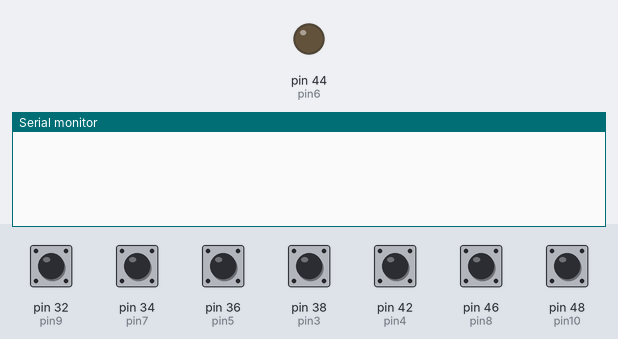
The sketch below on a simulated Arduino Mega 2560, built with avr-gcc and run on an emulated ATmega2560. Parts: output pins drawn as LEDs (lit = HIGH), the last lines printed to the serial monitor. Inputs (shaded band) come from the test bench; at power-on: pin 32 (pin9), pin 34 (pin7), pin 36 (pin5), pin 38 (pin3), pin 42 (pin4), pin 46 (pin8), pin 48 (pin10) HIGH.

Above: at 1.2 s.
1.3 s: pin 32 (pin9) pulled LOW for 0.15 s
At 2.6 s:
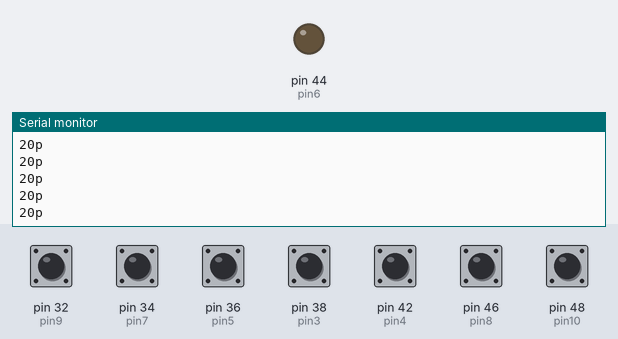
2.9 s: pin 36 (pin5) pulled LOW for 0.15 s
At 4.0 s:
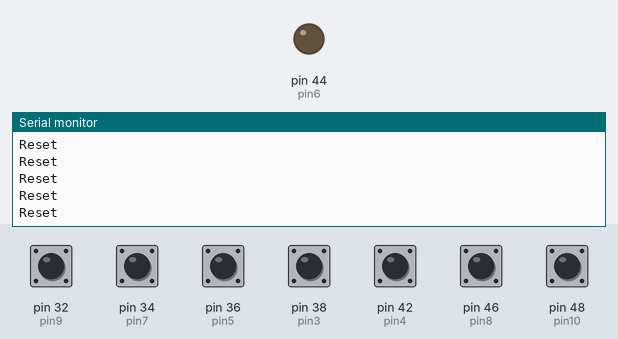
4.5 s: pin 38 (pin3) pulled LOW for 0.15 s
At 5.3 s:
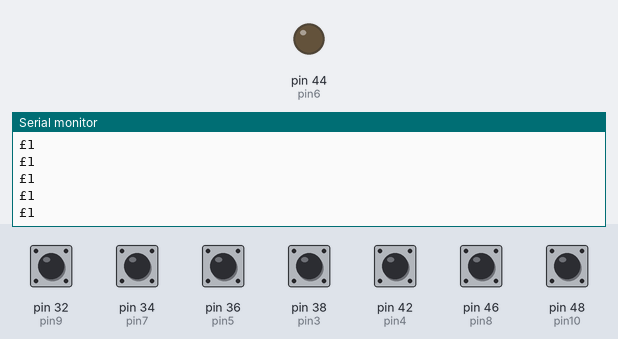
6.1 s: pin 32 (pin9) driven LOW
At 6.8 s:
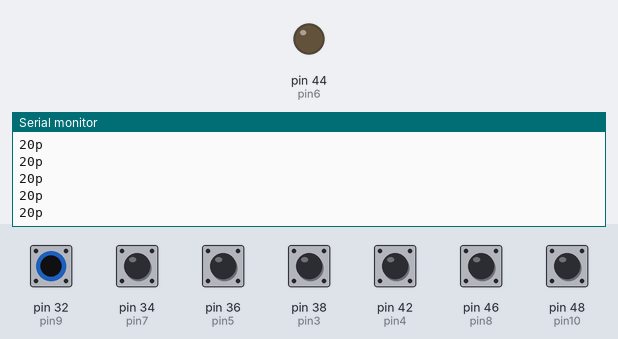

Measured:
- after the input at 1.3 s, the serial monitor: prints a new line at once (image 1)
- after the input at 2.9 s, the serial monitor: prints a new line at once (image 2)
- after the input at 4.5 s, the serial monitor: prints a new line at once (image 3)
- after the input at 6.1 s, the serial monitor: prints a new line at once (image 4)

The sketch:

Coin_Acceptor.ino
```cpp
int pin3 = 38; //£1
int pin4 = 42; //£2
int pin5 = 36; //input - coin return
int pin6 = 44; //high - stops money
int pin7 = 34; //5p
int pin8 = 46; //10p
int pin9 = 32; //20p
int pin10 = 48;//50p

void setup() {
  pinMode(pin3, INPUT_PULLUP);
  pinMode(pin4, INPUT_PULLUP);
  pinMode(pin5, INPUT_PULLUP);
  pinMode(pin6, OUTPUT);
  pinMode(pin7, INPUT_PULLUP);
  pinMode(pin8, INPUT_PULLUP);
  pinMode(pin9, INPUT_PULLUP);
  pinMode(pin10, INPUT_PULLUP);

  Serial.begin(9600);
}


void loop() {

  //digitalWrite(pin6, true);

  if (!digitalRead(pin3)) {
    Serial.println("£1");
  }
  if (!digitalRead(pin4)) {
    Serial.println("£2");
  }
  if (!digitalRead(pin5)) {
    Serial.println("Reset");
  }
  if (digitalRead(pin6)) {
    //Serial.println("PIN6");
  }
  if (!digitalRead(pin7)) {
    Serial.println("5p");
  }
  if (!digitalRead(pin8)) {
    Serial.println("10p");
  }
  if (!digitalRead(pin9)) {
    Serial.println("20p");
  }
  if (!digitalRead(pin10)) {
    Serial.println("50p");
  }
}
```
